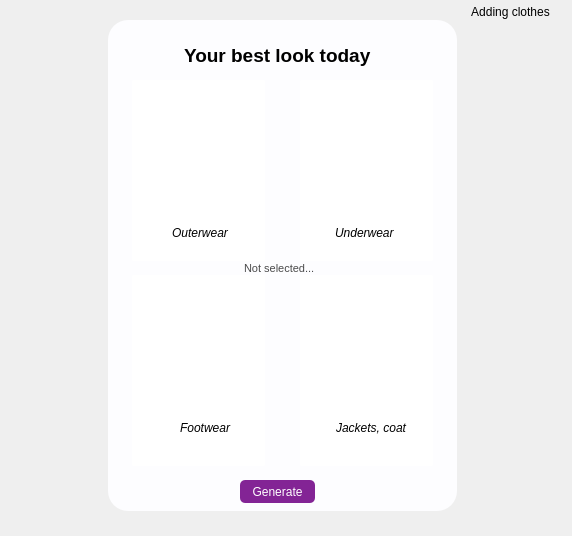
<?xml version="1.0" encoding="UTF-8"?>
<ui version="4.0">
 <class>Form</class>
 <widget class="QWidget" name="Form">
  <property name="geometry">
   <rect>
    <x>0</x>
    <y>0</y>
    <width>572</width>
    <height>536</height>
   </rect>
  </property>
  <property name="windowTitle">
   <string>Form</string>
  </property>
  <widget class="QStackedWidget" name="stackedWidget">
   <property name="enabled">
    <bool>true</bool>
   </property>
   <property name="geometry">
    <rect>
     <x>0</x>
     <y>0</y>
     <width>565</width>
     <height>541</height>
    </rect>
   </property>
   <property name="contextMenuPolicy">
    <enum>Qt::DefaultContextMenu</enum>
   </property>
   <property name="currentIndex">
    <number>0</number>
   </property>
   <widget class="QWidget" name="page">
    <widget class="QWidget" name="widget" native="true">
     <property name="geometry">
      <rect>
       <x>108</x>
       <y>20</y>
       <width>349</width>
       <height>491</height>
      </rect>
     </property>
     <property name="styleSheet">
      <string notr="true">border-radius: 20;
background-color: rgb(253, 253, 255);</string>
     </property>
     <widget class="QLabel" name="label_5">
      <property name="geometry">
       <rect>
        <x>76</x>
        <y>20</y>
        <width>193</width>
        <height>31</height>
       </rect>
      </property>
      <property name="font">
       <font>
        <family>Segoe UI</family>
        <pointsize>14</pointsize>
        <weight>75</weight>
        <bold>true</bold>
       </font>
      </property>
      <property name="styleSheet">
       <string notr="true">border: none;
background-color: rgba(0, 0, 0, 0);</string>
      </property>
      <property name="text">
       <string>Your best look today</string>
      </property>
     </widget>
     <widget class="QLabel" name="label_not_selected">
      <property name="geometry">
       <rect>
        <x>136</x>
        <y>240</y>
        <width>85</width>
        <height>16</height>
       </rect>
      </property>
      <property name="font">
       <font>
        <family>Segoe UI</family>
        <pointsize>8</pointsize>
       </font>
      </property>
      <property name="styleSheet">
       <string notr="true">color: rgba(0, 0, 0, 180);
border: none;
background-color: rgba(0, 0, 0, 0);</string>
      </property>
      <property name="text">
       <string>Not selected...</string>
      </property>
     </widget>
     <widget class="QPushButton" name="btn_generate">
      <property name="geometry">
       <rect>
        <x>132</x>
        <y>460</y>
        <width>75</width>
        <height>23</height>
       </rect>
      </property>
      <property name="styleSheet">
       <string notr="true">background: rgba(131, 36, 149, 255);
border: none;
color: #ffffff;
border-radius: 5;</string>
      </property>
      <property name="text">
       <string>Generate</string>
      </property>
     </widget>
     <widget class="QLabel" name="img_outwear">
      <property name="geometry">
       <rect>
        <x>24</x>
        <y>60</y>
        <width>133</width>
        <height>181</height>
       </rect>
      </property>
      <property name="styleSheet">
       <string notr="true">border-radius: 2;
border: none;
background-color: #fff;</string>
      </property>
      <property name="text">
       <string/>
      </property>
      <property name="alignment">
       <set>Qt::AlignLeading|Qt::AlignLeft|Qt::AlignTop</set>
      </property>
     </widget>
     <widget class="QLabel" name="img_underwear">
      <property name="geometry">
       <rect>
        <x>192</x>
        <y>60</y>
        <width>133</width>
        <height>181</height>
       </rect>
      </property>
      <property name="styleSheet">
       <string notr="true">border-radius: 2;
border: none;
background-color: #fff;

</string>
      </property>
      <property name="text">
       <string/>
      </property>
      <property name="alignment">
       <set>Qt::AlignLeading|Qt::AlignLeft|Qt::AlignTop</set>
      </property>
     </widget>
     <widget class="QLabel" name="img_footwear">
      <property name="geometry">
       <rect>
        <x>24</x>
        <y>255</y>
        <width>133</width>
        <height>191</height>
       </rect>
      </property>
      <property name="styleSheet">
       <string notr="true">border-radius: 2;
border: none;
background-color: #fff;
</string>
      </property>
      <property name="text">
       <string/>
      </property>
      <property name="alignment">
       <set>Qt::AlignLeading|Qt::AlignLeft|Qt::AlignTop</set>
      </property>
     </widget>
     <widget class="QLabel" name="img_jackets">
      <property name="geometry">
       <rect>
        <x>192</x>
        <y>255</y>
        <width>133</width>
        <height>191</height>
       </rect>
      </property>
      <property name="styleSheet">
       <string notr="true">border-radius: 2;
border: none;
background-color: #fff;</string>
      </property>
      <property name="text">
       <string/>
      </property>
      <property name="alignment">
       <set>Qt::AlignLeading|Qt::AlignLeft|Qt::AlignTop</set>
      </property>
     </widget>
     <widget class="QLabel" name="label_10">
      <property name="geometry">
       <rect>
        <x>64</x>
        <y>205</y>
        <width>61</width>
        <height>16</height>
       </rect>
      </property>
      <property name="font">
       <font>
        <family>Segoe UI</family>
        <pointsize>9</pointsize>
        <weight>50</weight>
        <italic>true</italic>
        <bold>false</bold>
       </font>
      </property>
      <property name="styleSheet">
       <string notr="true">border: none;
background-color: #fff;
</string>
      </property>
      <property name="text">
       <string>Outerwear</string>
      </property>
     </widget>
     <widget class="QLabel" name="label_11">
      <property name="geometry">
       <rect>
        <x>227</x>
        <y>205</y>
        <width>73</width>
        <height>16</height>
       </rect>
      </property>
      <property name="font">
       <font>
        <family>Segoe UI</family>
        <pointsize>9</pointsize>
        <weight>50</weight>
        <italic>true</italic>
        <bold>false</bold>
       </font>
      </property>
      <property name="styleSheet">
       <string notr="true">border: none;
background-color: #fff;</string>
      </property>
      <property name="text">
       <string>Underwear</string>
      </property>
     </widget>
     <widget class="QLabel" name="label_12">
      <property name="geometry">
       <rect>
        <x>72</x>
        <y>400</y>
        <width>61</width>
        <height>16</height>
       </rect>
      </property>
      <property name="font">
       <font>
        <family>Segoe UI</family>
        <pointsize>9</pointsize>
        <weight>50</weight>
        <italic>true</italic>
        <bold>false</bold>
       </font>
      </property>
      <property name="styleSheet">
       <string notr="true">border: none;
background-color: #fff;
</string>
      </property>
      <property name="text">
       <string>Footwear</string>
      </property>
     </widget>
     <widget class="QLabel" name="label_13">
      <property name="geometry">
       <rect>
        <x>228</x>
        <y>400</y>
        <width>73</width>
        <height>16</height>
       </rect>
      </property>
      <property name="font">
       <font>
        <family>Segoe UI</family>
        <pointsize>9</pointsize>
        <weight>50</weight>
        <italic>true</italic>
        <bold>false</bold>
       </font>
      </property>
      <property name="styleSheet">
       <string notr="true">border: none;
background-color: #fff;</string>
      </property>
      <property name="text">
       <string>Jackets, coat</string>
      </property>
     </widget>
     <widget class="QLabel" name="label_name_outwear">
      <property name="geometry">
       <rect>
        <x>29</x>
        <y>220</y>
        <width>121</width>
        <height>16</height>
       </rect>
      </property>
      <property name="font">
       <font>
        <family>Segoe UI</family>
        <pointsize>9</pointsize>
       </font>
      </property>
      <property name="styleSheet">
       <string notr="true">border: none;
background-color: rgba(0, 0, 0, 0);
color: rgba(131, 36, 149, 255);
text-transform: capitalize;</string>
      </property>
      <property name="text">
       <string/>
      </property>
     </widget>
     <widget class="QLabel" name="label_name_underwear">
      <property name="geometry">
       <rect>
        <x>197</x>
        <y>220</y>
        <width>121</width>
        <height>16</height>
       </rect>
      </property>
      <property name="font">
       <font>
        <family>Segoe UI</family>
        <pointsize>9</pointsize>
       </font>
      </property>
      <property name="styleSheet">
       <string notr="true">border: none;
background-color: rgba(0, 0, 0, 0);
color: rgba(131, 36, 149, 255);
text-transform: capitalize;</string>
      </property>
      <property name="text">
       <string/>
      </property>
     </widget>
     <widget class="QLabel" name="label_name_footwear">
      <property name="geometry">
       <rect>
        <x>29</x>
        <y>420</y>
        <width>121</width>
        <height>16</height>
       </rect>
      </property>
      <property name="font">
       <font>
        <family>Segoe UI</family>
        <pointsize>9</pointsize>
       </font>
      </property>
      <property name="styleSheet">
       <string notr="true">border: none;
background-color: rgba(0, 0, 0, 0);
color: rgba(131, 36, 149, 255);
text-transform: capitalize;</string>
      </property>
      <property name="text">
       <string/>
      </property>
     </widget>
     <widget class="QLabel" name="label_name_jackets">
      <property name="geometry">
       <rect>
        <x>197</x>
        <y>420</y>
        <width>121</width>
        <height>16</height>
       </rect>
      </property>
      <property name="font">
       <font>
        <family>Segoe UI</family>
        <pointsize>9</pointsize>
       </font>
      </property>
      <property name="styleSheet">
       <string notr="true">border: none;
background-color: rgba(0, 0, 0, 0);
color: rgba(131, 36, 149, 255);</string>
      </property>
      <property name="text">
       <string/>
      </property>
      <property name="alignment">
       <set>Qt::AlignLeading|Qt::AlignLeft|Qt::AlignVCenter</set>
      </property>
     </widget>
    </widget>
    <widget class="QPushButton" name="pushButton_adding">
     <property name="geometry">
      <rect>
       <x>468</x>
       <y>0</y>
       <width>85</width>
       <height>23</height>
      </rect>
     </property>
     <property name="styleSheet">
      <string notr="true">border: none;
bakground-color: #ffffff;</string>
     </property>
     <property name="text">
      <string>Adding clothes</string>
     </property>
    </widget>
   </widget>
   <widget class="QWidget" name="page_2">
    <widget class="QLineEdit" name="line_name_clothes">
     <property name="geometry">
      <rect>
       <x>239</x>
       <y>287</y>
       <width>205</width>
       <height>20</height>
      </rect>
     </property>
     <property name="font">
      <font>
       <family>Segoe UI</family>
       <pointsize>10</pointsize>
      </font>
     </property>
     <property name="styleSheet">
      <string notr="true">border: 1px solid rgba(131, 36, 149, 255);
border-radius: 5;</string>
     </property>
    </widget>
    <widget class="QPushButton" name="btn_add_photo">
     <property name="geometry">
      <rect>
       <x>240</x>
       <y>330</y>
       <width>75</width>
       <height>23</height>
      </rect>
     </property>
     <property name="font">
      <font>
       <family>Segoe UI</family>
       <pointsize>10</pointsize>
      </font>
     </property>
     <property name="styleSheet">
      <string notr="true">border: none;</string>
     </property>
     <property name="text">
      <string>Add photo</string>
     </property>
    </widget>
    <widget class="QLabel" name="label_8">
     <property name="geometry">
      <rect>
       <x>194</x>
       <y>20</y>
       <width>157</width>
       <height>30</height>
      </rect>
     </property>
     <property name="font">
      <font>
       <family>Segoe UI</family>
       <pointsize>16</pointsize>
       <weight>75</weight>
       <bold>true</bold>
      </font>
     </property>
     <property name="text">
      <string>Adding clothes</string>
     </property>
    </widget>
    <widget class="QLabel" name="label_6">
     <property name="geometry">
      <rect>
       <x>99</x>
       <y>280</y>
       <width>133</width>
       <height>31</height>
      </rect>
     </property>
     <property name="font">
      <font>
       <family>Segoe UI</family>
       <pointsize>10</pointsize>
      </font>
     </property>
     <property name="text">
      <string>Name your garments:</string>
     </property>
    </widget>
    <widget class="Line" name="line_2">
     <property name="geometry">
      <rect>
       <x>116</x>
       <y>160</y>
       <width>309</width>
       <height>1</height>
      </rect>
     </property>
     <property name="styleSheet">
      <string notr="true">color: #000000;
background-color: #000000;</string>
     </property>
     <property name="orientation">
      <enum>Qt::Horizontal</enum>
     </property>
    </widget>
    <widget class="QPushButton" name="btn_add_clothes">
     <property name="geometry">
      <rect>
       <x>216</x>
       <y>380</y>
       <width>121</width>
       <height>31</height>
      </rect>
     </property>
     <property name="font">
      <font>
       <family>Segoe UI Light</family>
       <pointsize>10</pointsize>
      </font>
     </property>
     <property name="styleSheet">
      <string notr="true">background: rgba(131, 36, 149, 255);
border: none;
color: #ffffff;
border-radius: 5;</string>
     </property>
     <property name="text">
      <string>Add clothes</string>
     </property>
    </widget>
    <widget class="QWidget" name="layoutWidget_2">
     <property name="geometry">
      <rect>
       <x>86</x>
       <y>180</y>
       <width>371</width>
       <height>71</height>
      </rect>
     </property>
     <layout class="QVBoxLayout" name="verticalLayout_4">
      <item>
       <widget class="QLabel" name="label_7">
        <property name="font">
         <font>
          <family>Segoe UI</family>
          <pointsize>11</pointsize>
          <italic>false</italic>
          <underline>true</underline>
         </font>
        </property>
        <property name="text">
         <string>Weather season</string>
        </property>
        <property name="alignment">
         <set>Qt::AlignCenter</set>
        </property>
       </widget>
      </item>
      <item>
       <layout class="QHBoxLayout" name="horizontalLayout_3">
        <item>
         <widget class="QRadioButton" name="radioButton_21">
          <property name="font">
           <font>
            <family>Segoe UI</family>
           </font>
          </property>
          <property name="text">
           <string>Winter</string>
          </property>
         </widget>
        </item>
        <item>
         <widget class="QRadioButton" name="radioButton_8">
          <property name="font">
           <font>
            <family>Segoe UI</family>
           </font>
          </property>
          <property name="text">
           <string>Summer</string>
          </property>
         </widget>
        </item>
        <item>
         <widget class="QRadioButton" name="radioButton_7">
          <property name="font">
           <font>
            <family>Segoe UI</family>
           </font>
          </property>
          <property name="text">
           <string>Spring</string>
          </property>
         </widget>
        </item>
        <item>
         <widget class="QRadioButton" name="radioButton_6">
          <property name="font">
           <font>
            <family>Segoe UI</family>
           </font>
          </property>
          <property name="text">
           <string>Autumn</string>
          </property>
         </widget>
        </item>
       </layout>
      </item>
     </layout>
    </widget>
    <widget class="QWidget" name="layoutWidget_3">
     <property name="geometry">
      <rect>
       <x>86</x>
       <y>70</y>
       <width>371</width>
       <height>71</height>
      </rect>
     </property>
     <layout class="QVBoxLayout" name="verticalLayout_5">
      <item>
       <widget class="QLabel" name="label_9">
        <property name="font">
         <font>
          <family>Segoe UI</family>
          <pointsize>11</pointsize>
          <italic>false</italic>
          <underline>true</underline>
         </font>
        </property>
        <property name="text">
         <string>Type clothes</string>
        </property>
        <property name="alignment">
         <set>Qt::AlignCenter</set>
        </property>
       </widget>
      </item>
      <item>
       <layout class="QHBoxLayout" name="horizontalLayout_4">
        <item>
         <widget class="QRadioButton" name="radioButton">
          <property name="font">
           <font>
            <family>Segoe UI</family>
           </font>
          </property>
          <property name="text">
           <string>Outerwear</string>
          </property>
         </widget>
        </item>
        <item>
         <widget class="QRadioButton" name="radioButton_2">
          <property name="font">
           <font>
            <family>Segoe UI</family>
           </font>
          </property>
          <property name="text">
           <string>Underwear</string>
          </property>
         </widget>
        </item>
        <item>
         <widget class="QRadioButton" name="radioButton_3">
          <property name="font">
           <font>
            <family>Segoe UI</family>
           </font>
          </property>
          <property name="text">
           <string>Footwear</string>
          </property>
         </widget>
        </item>
        <item>
         <widget class="QRadioButton" name="radioButton_4">
          <property name="font">
           <font>
            <family>Segoe UI</family>
           </font>
          </property>
          <property name="text">
           <string>Jackets, coat</string>
          </property>
         </widget>
        </item>
       </layout>
      </item>
     </layout>
    </widget>
    <widget class="QPushButton" name="pushButton_look">
     <property name="geometry">
      <rect>
       <x>480</x>
       <y>0</y>
       <width>75</width>
       <height>23</height>
      </rect>
     </property>
     <property name="styleSheet">
      <string notr="true">border: none;
bakground-color: #ffffff;</string>
     </property>
     <property name="text">
      <string>Look today</string>
     </property>
    </widget>
   </widget>
  </widget>
 </widget>
 <resources/>
 <connections/>
</ui>
